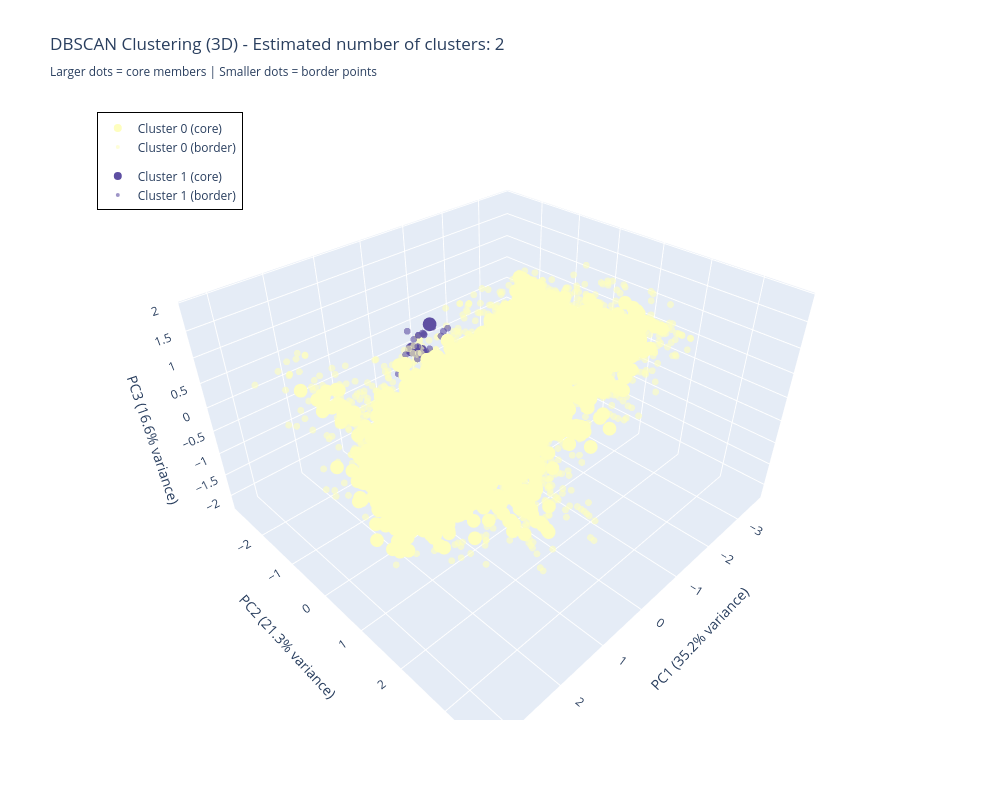

The code cell stored with this chart in its notebook:
### Code cell
#Apply PCA to reduce to 3 dimensions for interactive visualization with Plotly
from sklearn.decomposition import PCA
import plotly.graph_objects as go

pca = PCA(n_components=3)
df_pca = pca.fit_transform(df_scaled)
df_pca = pd.DataFrame(df_pca, columns=['PC1', 'PC2', 'PC3'])

# Create traces for each cluster
fig = go.Figure()

unique_labels = set(labels)
colors_hex = [f'rgb{tuple([int(c*255) for c in plt.cm.Spectral(each)[:3]])}' 
              for each in np.linspace(0, 1, len(unique_labels))]

# Create a mapping of clusters to colors for legend
cluster_color_map = {}
for k, col_hex in zip(sorted(unique_labels), colors_hex):
    cluster_color_map[k] = col_hex

for k, col_hex in zip(sorted(unique_labels), colors_hex):
    if k == -1:
        continue  # Skip noise points for clarity
    class_member_mask = (labels == k)
    xy = df_pca[class_member_mask]
    
    # Get material indices for this cluster
    material_indices = df_slme[class_member_mask].index
    material_info = [f"Material ID: {idx}" for idx in material_indices]
    
    # Separate core and non-core points
    is_core = core_samples_mask[class_member_mask]
    
    # Plot core samples
    core_points = xy[is_core]
    core_materials = [material_info[i] for i, is_c in enumerate(is_core) if is_c]
    
    if len(core_points) > 0:
        fig.add_trace(go.Scatter3d(
            x=core_points['PC1'], y=core_points['PC2'], z=core_points['PC3'],
            mode='markers',
            name=f'Cluster {k} (core)',
            marker=dict(size=8, color=col_hex, opacity=1.0),
            text=core_materials,
            hovertemplate=f'<b>Cluster {k} (Core)</b><br>%{{text}}<br>PC1: %{{x:.3f}}<br>PC2: %{{y:.3f}}<br>PC3: %{{z:.3f}}<extra></extra>',
            legendgroup=f'cluster_{k}',
            showlegend=True
        ))
    
    # Plot non-core samples
    non_core_points = xy[~is_core]
    non_core_materials = [material_info[i] for i, is_nc in enumerate(is_core) if not is_nc]
    
    if len(non_core_points) > 0:
        fig.add_trace(go.Scatter3d(
            x=non_core_points['PC1'], y=non_core_points['PC2'], z=non_core_points['PC3'],
            mode='markers',
            name=f'Cluster {k} (border)',
            marker=dict(size=4, color=col_hex, opacity=0.6),
            text=non_core_materials,
            hovertemplate=f'<b>Cluster {k} (Border)</b><br>%{{text}}<br>PC1: %{{x:.3f}}<br>PC2: %{{y:.3f}}<br>PC3: %{{z:.3f}}<extra></extra>',
            legendgroup=f'cluster_{k}',
            showlegend=True
        ))

n_clusters_ = len(set(labels)) - (1 if -1 in labels else 0)
fig.update_layout(
    title=f'DBSCAN Clustering (3D) - Estimated number of clusters: {n_clusters_}<br><sub>Larger dots = core members | Smaller dots = border points</sub>',
    scene=dict(
        xaxis_title=f'PC1 ({pca.explained_variance_ratio_[0]*100:.1f}% variance)',
        yaxis_title=f'PC2 ({pca.explained_variance_ratio_[1]*100:.1f}% variance)',
        zaxis_title=f'PC3 ({pca.explained_variance_ratio_[2]*100:.1f}% variance)'
    ),
    width=1000,
    height=800,
    hovermode='closest',
    showlegend=True,
    legend=dict(
        x=0.02,
        y=0.98,
        bgcolor='rgba(255, 255, 255, 0.8)',
        bordercolor='Black',
        borderwidth=1
    )
)
fig.show()

# Print label explanation
print("=" * 60)
print("DBSCAN Label Explanation:")
print("=" * 60)
print(f"Each point in the plot has a cluster label:")
print(f"  • Labels 0, 1, 2, ... = Cluster membership numbers")
print(f"  • Label -1 = Noise points (outliers not assigned to any cluster)")
print(f"\nPoint Types:")
print(f"  • Core members (larger dots): Points at the center of clusters")
print(f"  • Border points (smaller dots): Points on the edges of clusters")
print(f"\nCurrent Clustering Results:")
print(f"  • Number of clusters found: {n_clusters_}")
print(f"  • Number of noise points: {sum(labels == -1)}")
print(f"  • Total materials analyzed: {len(labels)}")
print("=" * 60)

### Figure 1 — Plotly figure (JSON) as saved in the notebook; plotly's stock layout.template omitted (floating-point values rounded to 4 significant figures; data arrays with more than 128 entries replaced by an {"elided": "..."} marker saying what was removed)
{"data": [{"hovertemplate": "<b>Cluster 0 (Core)</b><br>%{text}<br>PC1: %{x:.3f}<br>PC2: %{y:.3f}<br>PC3: %{z:.3f}<extra></extra>", "legendgroup": "cluster_0", "marker": {"color": "rgb(254, 254, 190)", "opacity": 1, "size": 8}, "mode": "markers", "name": "Cluster 0 (core)", "showlegend": true, "text": {"elided": "5616 str values"}, "type": "scatter3d", "x": {"elided": "5616 float values"}, "y": {"elided": "5616 float values"}, "z": {"elided": "5616 float values"}}, {"hovertemplate": "<b>Cluster 0 (Border)</b><br>%{text}<br>PC1: %{x:.3f}<br>PC2: %{y:.3f}<br>PC3: %{z:.3f}<extra></extra>", "legendgroup": "cluster_0", "marker": {"color": "rgb(254, 254, 190)", "opacity": 0.6, "size": 4}, "mode": "markers", "name": "Cluster 0 (border)", "showlegend": true, "text": {"elided": "2145 str values"}, "type": "scatter3d", "x": {"elided": "2145 float values"}, "y": {"elided": "2145 float values"}, "z": {"elided": "2145 float values"}}, {"hovertemplate": "<b>Cluster 1 (Core)</b><br>%{text}<br>PC1: %{x:.3f}<br>PC2: %{y:.3f}<br>PC3: %{z:.3f}<extra></extra>", "legendgroup": "cluster_1", "marker": {"color": "rgb(94, 79, 162)", "opacity": 1, "size": 8}, "mode": "markers", "name": "Cluster 1 (core)", "showlegend": true, "text": ["Material ID: 25699", "Material ID: 61443", "Material ID: 74152", "Material ID: 75061"], "type": "scatter3d", "x": [-0.937, -0.6206, -0.721, -0.7217], "y": [-2.294, -2.513, -2.454, -2.453], "z": [0.1903, -0.3502, -0.4062, -0.4068]}, {"hovertemplate": "<b>Cluster 1 (Border)</b><br>%{text}<br>PC1: %{x:.3f}<br>PC2: %{y:.3f}<br>PC3: %{z:.3f}<extra></extra>", "legendgroup": "cluster_1", "marker": {"color": "rgb(94, 79, 162)", "opacity": 0.6, "size": 4}, "mode": "markers", "name": "Cluster 1 (border)", "showlegend": true, "text": ["Material ID: 2997", "Material ID: 3093", "Material ID: 3138", "Material ID: 3436", "Material ID: 4611", "Material ID: 5661", "Material ID: 8128", "Material ID: 20818", "Material ID: 22639", "Material ID: 24225", "Material ID: 25772", "Material ID: 25860", "Material ID: 28862", "Material ID: 31378", "Material ID: 32336", "Material ID: 32563", "Material ID: 35937", "Material ID: 38299", "Material ID: 40747", "Material ID: 40777", "Material ID: 43082", "Material ID: 43708", "Material ID: 44100", "Material ID: 44975", "Material ID: 46537", "Material ID: 61331", "Material ID: 64216", "Material ID: 68558", "Material ID: 70469", "Material ID: 71216", "Material ID: 71947", "Material ID: 72194", "Material ID: 72771", "Material ID: 72778", "Material ID: 74654", "Material ID: 74889"], "type": "scatter3d", "x": [-0.8607, -1.032, -0.877, -0.7008, -0.8791, -1.031, -0.8762, -0.5351, -0.5093, -0.7669, -0.8977, -0.6866, -0.8831, -0.7912, -1.203, -0.8795, -0.6023, -1.153, -0.04203, -0.1922, -0.207, -0.8589, -1.087, -0.5222, -0.8301, -0.7011, -1.116, -1.073, -0.2435, -0.88, -0.8797, -1.074, -0.88, -0.2615, -1.061, -0.8797], "y": [-2.447, -2.797, -2.485, -2.418, -2.475, -2.797, -2.484, -2.507, -1.806, -2.448, -2.431, -2.031, -1.813, -2.576, -2.278, -2.476, -2.403, -2.462, -2.258, -2.183, -2.153, -2.483, -2.692, -2.188, -2.34, -2.419, -1.957, -2.707, -2.321, -2.459, -2.459, -2.662, -2.459, -2.26, -2.651, -2.459], "z": [-0.4463, -0.3008, -0.4255, -0.4252, -0.4776, -0.3002, -0.4256, 0.1057, 0.004407, -0.4834, -0.472, -0.4288, 0.2398, -0.6733, -0.1812, -0.4773, -0.06422, -0.02728, -0.5604, -0.7305, -0.7088, -0.4262, -0.2412, -0.1091, -0.4748, -0.4254, 0.1609, -0.2317, -0.5152, -0.4875, -0.4875, -0.2446, -0.4875, -0.2143, -0.2454, -0.4875]}], "layout": {"height": 800, "hovermode": "closest", "legend": {"bgcolor": "rgba(255, 255, 255, 0.8)", "bordercolor": "Black", "borderwidth": 1, "x": 0.02, "y": 0.98}, "scene": {"xaxis": {"title": {"text": "PC1 (35.2% variance)"}}, "yaxis": {"title": {"text": "PC2 (21.3% variance)"}}, "zaxis": {"title": {"text": "PC3 (16.6% variance)"}}}, "showlegend": true, "title": {"text": "DBSCAN Clustering (3D) - Estimated number of clusters: 2<br><sub>Larger dots = core members | Smaller dots = border points</sub>"}, "width": 1000}}
